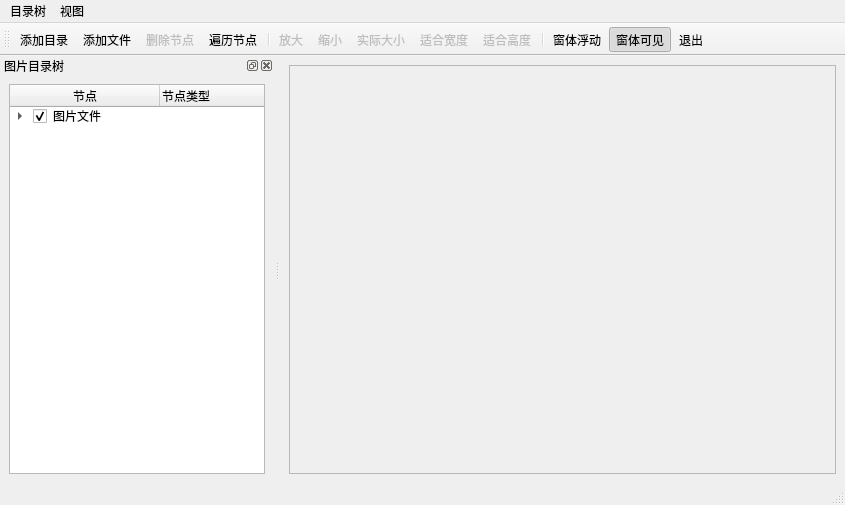
<?xml version="1.0" encoding="UTF-8"?>
<ui version="4.0">
 <class>QTreeWidgetMainWindow</class>
 <widget class="QMainWindow" name="QTreeWidgetMainWindow">
  <property name="geometry">
   <rect>
    <x>0</x>
    <y>0</y>
    <width>845</width>
    <height>505</height>
   </rect>
  </property>
  <property name="windowTitle">
   <string>MainWindow</string>
  </property>
  <widget class="QWidget" name="centralwidget">
   <layout class="QHBoxLayout" name="horizontalLayout">
    <item>
     <widget class="QScrollArea" name="scrollArea">
      <property name="widgetResizable">
       <bool>true</bool>
      </property>
      <widget class="QWidget" name="scrollAreaWidgetContents">
       <property name="geometry">
        <rect>
         <x>0</x>
         <y>0</y>
         <width>536</width>
         <height>392</height>
        </rect>
       </property>
       <layout class="QVBoxLayout" name="verticalLayout_2">
        <item>
         <widget class="QLabel" name="LabPicture">
          <property name="text">
           <string/>
          </property>
          <property name="scaledContents">
           <bool>false</bool>
          </property>
          <property name="alignment">
           <set>Qt::AlignCenter</set>
          </property>
         </widget>
        </item>
       </layout>
      </widget>
     </widget>
    </item>
   </layout>
  </widget>
  <widget class="QMenuBar" name="menubar">
   <property name="geometry">
    <rect>
     <x>0</x>
     <y>0</y>
     <width>845</width>
     <height>23</height>
    </rect>
   </property>
   <widget class="QMenu" name="menu">
    <property name="title">
     <string>目录树</string>
    </property>
    <addaction name="actAddFolder"/>
    <addaction name="actAddFiles"/>
    <addaction name="actDeleteItem"/>
    <addaction name="actScanItems"/>
    <addaction name="separator"/>
    <addaction name="actQuit"/>
   </widget>
   <widget class="QMenu" name="menu_2">
    <property name="title">
     <string>视图</string>
    </property>
    <addaction name="actZoomIn"/>
    <addaction name="actZoomOut"/>
    <addaction name="actZoomRealSize"/>
    <addaction name="actZoomFitW"/>
    <addaction name="actZoomFitH"/>
   </widget>
   <addaction name="menu"/>
   <addaction name="menu_2"/>
  </widget>
  <widget class="QStatusBar" name="statusbar"/>
  <widget class="QDockWidget" name="dockWidget">
   <property name="features">
    <set>QDockWidget::AllDockWidgetFeatures</set>
   </property>
   <property name="allowedAreas">
    <set>Qt::LeftDockWidgetArea|Qt::RightDockWidgetArea</set>
   </property>
   <property name="windowTitle">
    <string>图片目录树</string>
   </property>
   <attribute name="dockWidgetArea">
    <number>1</number>
   </attribute>
   <widget class="QWidget" name="dockWidgetContents">
    <layout class="QVBoxLayout" name="verticalLayout">
     <item>
      <widget class="QTreeWidget" name="treeFiles">
       <attribute name="headerDefaultSectionSize">
        <number>150</number>
       </attribute>
       <column>
        <property name="text">
         <string>节点</string>
        </property>
        <property name="textAlignment">
         <set>AlignCenter</set>
        </property>
       </column>
       <column>
        <property name="text">
         <string>节点类型</string>
        </property>
       </column>
       <item>
        <property name="text">
         <string>图片文件</string>
        </property>
        <property name="checkState">
         <enum>Checked</enum>
        </property>
        <property name="icon">
         <iconset resource="../../res.qrc">
          <normaloff>:/res/images/15.ico</normaloff>:/res/images/15.ico</iconset>
        </property>
        <item>
         <property name="text">
          <string>分组节点</string>
         </property>
         <property name="icon">
          <iconset resource="../../res.qrc">
           <normaloff>:/res/images/open3.bmp</normaloff>:/res/images/open3.bmp</iconset>
         </property>
         <item>
          <property name="text">
           <string>图片节点</string>
          </property>
          <property name="icon">
           <iconset resource="../../res.qrc">
            <normaloff>:/res/images/31.ico</normaloff>:/res/images/31.ico</iconset>
          </property>
         </item>
        </item>
        <item>
         <property name="text">
          <string>分组2</string>
         </property>
         <item>
          <property name="text">
           <string>图片2</string>
          </property>
         </item>
        </item>
       </item>
      </widget>
     </item>
    </layout>
   </widget>
  </widget>
  <widget class="QToolBar" name="toolBar">
   <property name="windowTitle">
    <string>toolBar</string>
   </property>
   <property name="toolButtonStyle">
    <enum>Qt::ToolButtonTextUnderIcon</enum>
   </property>
   <attribute name="toolBarArea">
    <enum>TopToolBarArea</enum>
   </attribute>
   <attribute name="toolBarBreak">
    <bool>false</bool>
   </attribute>
   <addaction name="actAddFolder"/>
   <addaction name="actAddFiles"/>
   <addaction name="actDeleteItem"/>
   <addaction name="actScanItems"/>
   <addaction name="separator"/>
   <addaction name="actZoomIn"/>
   <addaction name="actZoomOut"/>
   <addaction name="actZoomRealSize"/>
   <addaction name="actZoomFitW"/>
   <addaction name="actZoomFitH"/>
   <addaction name="separator"/>
   <addaction name="actDockFloat"/>
   <addaction name="actDockVisible"/>
   <addaction name="actQuit"/>
  </widget>
  <action name="actAddFolder">
   <property name="icon">
    <iconset resource="../../res.qrc">
     <normaloff>:/res/images/open3.bmp</normaloff>:/res/images/open3.bmp</iconset>
   </property>
   <property name="text">
    <string>添加目录...</string>
   </property>
   <property name="toolTip">
    <string>添加目录</string>
   </property>
   <property name="shortcut">
    <string>Ctrl+F</string>
   </property>
  </action>
  <action name="actAddFiles">
   <property name="icon">
    <iconset resource="../../res.qrc">
     <normaloff>:/res/images/824.bmp</normaloff>:/res/images/824.bmp</iconset>
   </property>
   <property name="text">
    <string>添加文件...</string>
   </property>
   <property name="toolTip">
    <string>添加文件</string>
   </property>
   <property name="shortcut">
    <string>Ctrl+N</string>
   </property>
  </action>
  <action name="actZoomIn">
   <property name="enabled">
    <bool>false</bool>
   </property>
   <property name="icon">
    <iconset resource="../../res.qrc">
     <normaloff>:/res/images/418.bmp</normaloff>:/res/images/418.bmp</iconset>
   </property>
   <property name="text">
    <string>放大</string>
   </property>
   <property name="toolTip">
    <string>放大图片</string>
   </property>
   <property name="shortcut">
    <string>Ctrl+I</string>
   </property>
  </action>
  <action name="actZoomOut">
   <property name="enabled">
    <bool>false</bool>
   </property>
   <property name="icon">
    <iconset resource="../../res.qrc">
     <normaloff>:/res/images/416.bmp</normaloff>:/res/images/416.bmp</iconset>
   </property>
   <property name="text">
    <string>缩小</string>
   </property>
   <property name="toolTip">
    <string>缩小图片</string>
   </property>
   <property name="shortcut">
    <string>Ctrl+O</string>
   </property>
  </action>
  <action name="actZoomRealSize">
   <property name="enabled">
    <bool>false</bool>
   </property>
   <property name="icon">
    <iconset resource="../../res.qrc">
     <normaloff>:/res/images/414.bmp</normaloff>:/res/images/414.bmp</iconset>
   </property>
   <property name="text">
    <string>实际大小</string>
   </property>
   <property name="toolTip">
    <string>图片实际大小显示</string>
   </property>
  </action>
  <action name="actZoomFitW">
   <property name="enabled">
    <bool>false</bool>
   </property>
   <property name="icon">
    <iconset resource="../../res.qrc">
     <normaloff>:/res/images/424.bmp</normaloff>:/res/images/424.bmp</iconset>
   </property>
   <property name="text">
    <string>适合宽度</string>
   </property>
   <property name="toolTip">
    <string>适合宽度显示</string>
   </property>
   <property name="shortcut">
    <string>Ctrl+W</string>
   </property>
  </action>
  <action name="actDeleteItem">
   <property name="enabled">
    <bool>false</bool>
   </property>
   <property name="icon">
    <iconset resource="../../res.qrc">
     <normaloff>:/res/images/delete1.bmp</normaloff>:/res/images/delete1.bmp</iconset>
   </property>
   <property name="text">
    <string>删除节点</string>
   </property>
   <property name="toolTip">
    <string>删除节点</string>
   </property>
  </action>
  <action name="actQuit">
   <property name="icon">
    <iconset resource="../../res.qrc">
     <normaloff>:/res/images/exit.bmp</normaloff>:/res/images/exit.bmp</iconset>
   </property>
   <property name="text">
    <string>退出</string>
   </property>
   <property name="toolTip">
    <string>退出本系统</string>
   </property>
  </action>
  <action name="actZoomFitH">
   <property name="enabled">
    <bool>false</bool>
   </property>
   <property name="icon">
    <iconset resource="../../res.qrc">
     <normaloff>:/res/images/426.bmp</normaloff>:/res/images/426.bmp</iconset>
   </property>
   <property name="text">
    <string>适合高度</string>
   </property>
   <property name="shortcut">
    <string>Ctrl+H</string>
   </property>
  </action>
  <action name="actScanItems">
   <property name="icon">
    <iconset resource="../../res.qrc">
     <normaloff>:/res/images/fold.bmp</normaloff>:/res/images/fold.bmp</iconset>
   </property>
   <property name="text">
    <string>遍历节点</string>
   </property>
   <property name="toolTip">
    <string>遍历节点</string>
   </property>
  </action>
  <action name="actDockVisible">
   <property name="checkable">
    <bool>true</bool>
   </property>
   <property name="checked">
    <bool>true</bool>
   </property>
   <property name="icon">
    <iconset resource="../../res.qrc">
     <normaloff>:/res/images/414.bmp</normaloff>:/res/images/414.bmp</iconset>
   </property>
   <property name="text">
    <string>窗体可见</string>
   </property>
   <property name="toolTip">
    <string>窗体可见</string>
   </property>
  </action>
  <action name="actDockFloat">
   <property name="checkable">
    <bool>true</bool>
   </property>
   <property name="checked">
    <bool>false</bool>
   </property>
   <property name="icon">
    <iconset resource="../../res.qrc">
     <normaloff>:/res/images/814.bmp</normaloff>:/res/images/814.bmp</iconset>
   </property>
   <property name="text">
    <string>窗体浮动</string>
   </property>
   <property name="toolTip">
    <string>窗体浮动</string>
   </property>
  </action>
 </widget>
 <resources>
  <include location="../../res.qrc"/>
 </resources>
 <connections>
  <connection>
   <sender>actQuit</sender>
   <signal>triggered()</signal>
   <receiver>QTreeWidgetMainWindow</receiver>
   <slot>close()</slot>
   <hints>
    <hint type="sourcelabel">
     <x>-1</x>
     <y>-1</y>
    </hint>
    <hint type="destinationlabel">
     <x>422</x>
     <y>252</y>
    </hint>
   </hints>
  </connection>
 </connections>
</ui>
